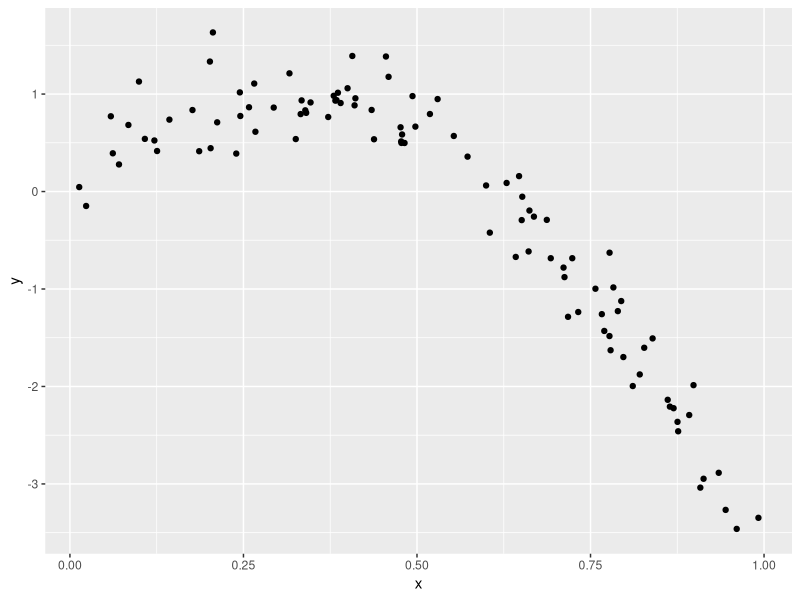
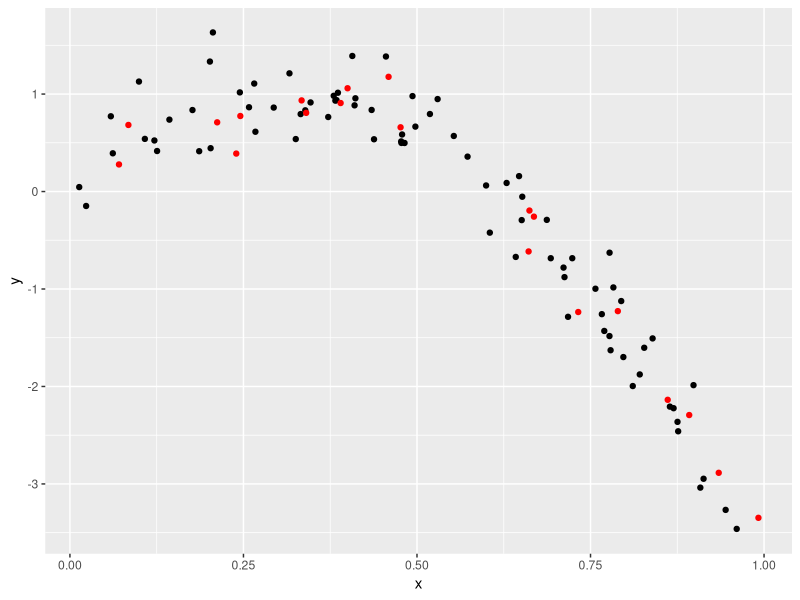
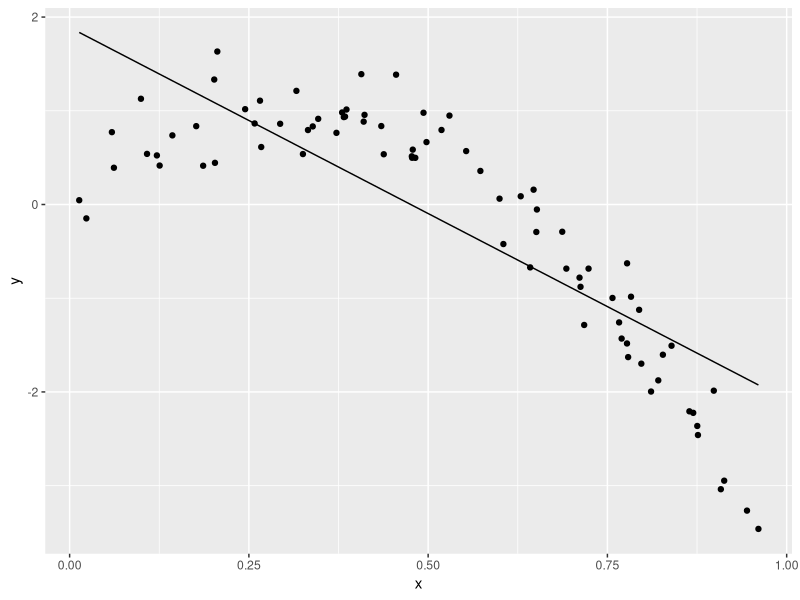
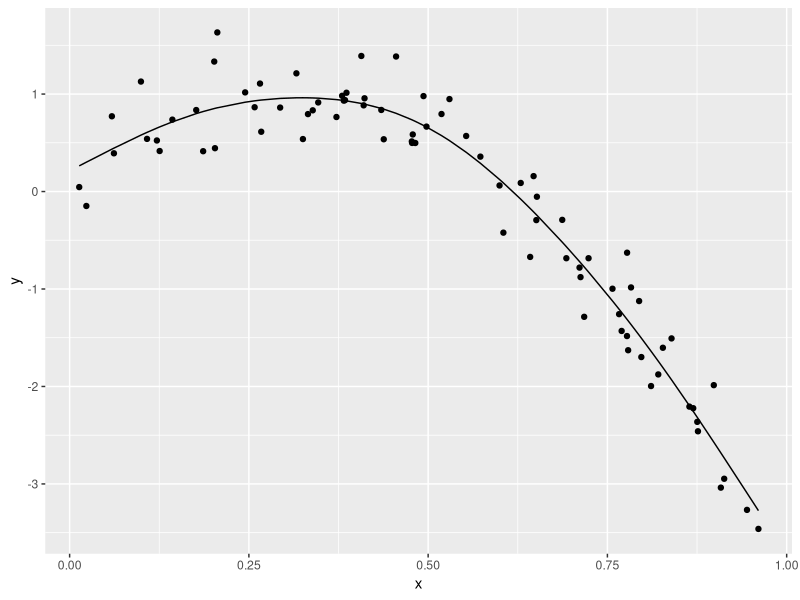
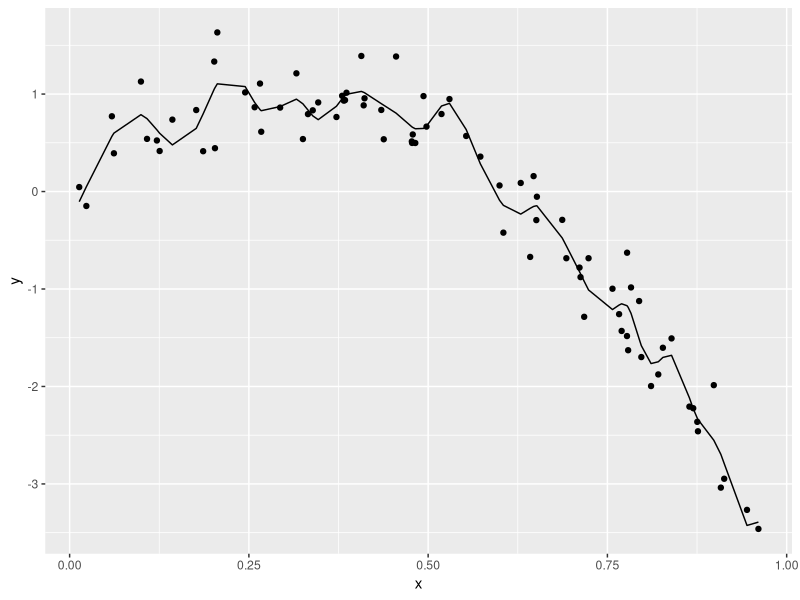
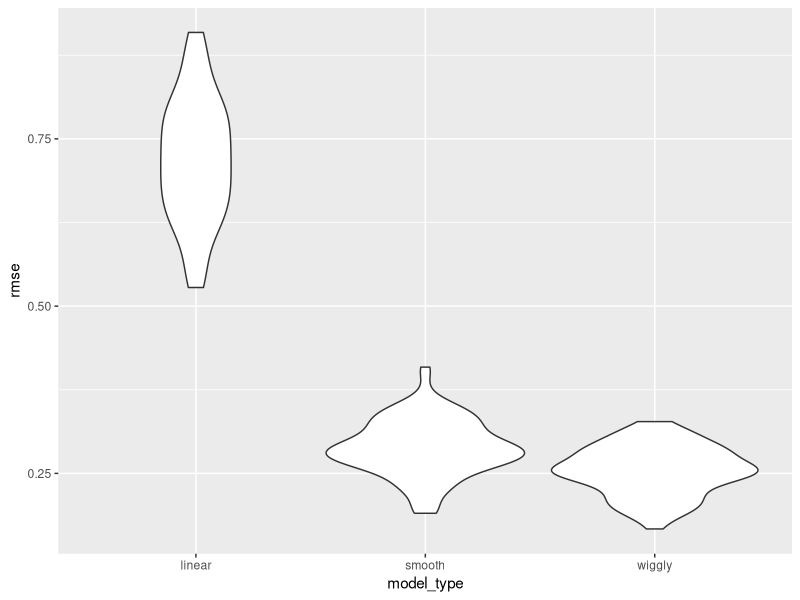

Here is the R script that generated these plots, in order:
## ---- chunk 1
set.seed(1)
library(tidyverse)
library(modelr)
## ---- chunk 2
nonlin_df = 
  tibble(
    id = 1:100, 
    x = runif(100,0,1),
    y = 1-10*(x-0.3)^2 + rnorm(100,0,0.3)
  )

nonlin_df |> 
  ggplot(aes(x = x, y = y)) + 
  geom_point()
## ---- chunk 3
train_df = sample_n(nonlin_df, 80) |> 
  arrange(id)
test_df = anti_join(nonlin_df, train_df, by = "id")
## ---- chunk 4
train_df |> 
  ggplot(aes(x = x, y = y)) +
  geom_point() +
  geom_point(data = test_df, color = "red")
## ---- chunk 5
linear_mod = lm(y ~ x, data = train_df)
## ---- chunk 6
train_df |> 
  modelr::add_predictions(linear_mod) |> 
  ggplot(aes(x = x, y = y)) +
  geom_point() + 
  geom_line(aes(y = pred))
## ---- chunk 7
smooth_mod = mgcv::gam(y ~ s(x), data = train_df)
## ---- chunk 8
train_df |> 
  modelr::add_predictions(smooth_mod) |> 
  ggplot(aes(x = x, y = y)) +
  geom_point() + 
  geom_line(aes(y = pred))
## ---- chunk 9
wiggly_mod = mgcv::gam(y ~ s(x, k = 30), sp = 10e-6, data = train_df)
## ---- chunk 10
train_df |> 
  modelr::add_predictions(wiggly_mod) |> 
  ggplot(aes(x = x, y = y)) +
  geom_point() + 
  geom_line(aes(y = pred))
## ---- chunk 11
# RMSE on training data
rmse(linear_mod, train_df)
rmse(smooth_mod, train_df)
rmse(wiggly_mod, train_df)

# RMSE on testing data gives a sense of out-of-sample prediction accuracy
rmse(linear_mod, test_df)
rmse(smooth_mod, test_df)
rmse(wiggly_mod, test_df)
## ---- chunk 12
cv_df = 
  nonlin_df |> 
  crossv_mc(n = 100) |> 
  mutate(
    train = map(train, as_tibble),
    test = map(test, as_tibble)
  ) 
## ---- chunk 13
cv_df |> pull(train) |> nth(3) |> as_tibble()
## ---- chunk 14
cv_results = 
  cv_df |> 
  mutate(
    linear_fit = map(train, \(df) lm(y ~ x, data = df))
  )

# This is the same as

lin_mod_funct = function(df) {
  lm(y~x, data = df)
}

# then

cv_results = 
  cv_df |> 
  mutate(
    linear_fit = map(train, lin_mod_funct)
  ) 
## ---- chunk 15
cv_results = 
  cv_df |> 
  mutate(
    linear_fit = map(train, \(df) lm(y ~ x, data = df)),
    smooth_fit = map(train, \(df) mgcv::gam(y ~ s(x), data = df)),
    wiggly_fit = map(train, \(df) mgcv::gam(y ~ s(x, k = 30), sp = 10e-6, data = train_df))
  ) |> 
  mutate(
    rmse_linear = map2_dbl(linear_fit, test, \(mod, df) rmse(mod, df)),
    rmse_smooth = map2_dbl(smooth_fit, test, \(mod, df) rmse(mod, df)),
    rmse_wiggly = map2_dbl(wiggly_fit, test, \(mod, df) rmse(mod, df))
  )
## ---- chunk 16
cv_results |> 
  select(starts_with("rmse")) |> 
  pivot_longer(
    everything(),
    names_to = "model_type",
    values_to = "rmse",
    names_prefix = "rmse_"
  ) |> 
  group_by(model_type) |> 
  summarize(m_rmse = mean(rmse)) 

cv_results |> 
  select(starts_with("rmse")) |> 
  pivot_longer(
    everything(),
    names_to = "model_type",
    values_to = "rmse",
    names_prefix = "rmse_"
  ) |> 
  ggplot(aes(x = model_type, y = rmse)) +
  geom_violin()
